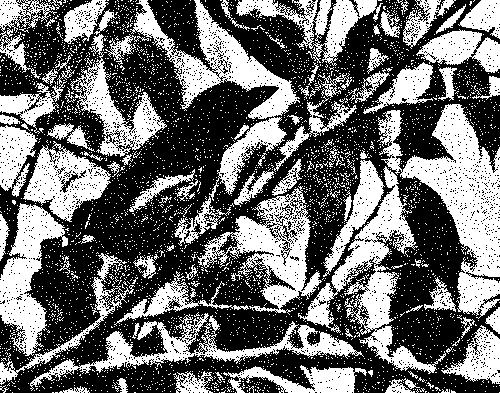
#> input picture project/luigi/SynthesizedImages/new_img0_1.jpg, 500 x 393 px
$ python -i synthesizer.py   (imports and definitions only)   (older library calls are emulated)
#> lines starting #> are read from the running program, lines starting #| are printed output that depends on the picture; after the words box and inside, x2 and y2 are one past the last pixel; in counts of white or black regions, pixels touching at a corner belong together
from PIL import Image, ImageEnhance, ImageFilter
from skimage import io, data, transform, filters, color, util
import colorsys
import numpy
import math
import random
import ntpath

# Image Synthesis Module
# Functions in this module provide a copy of a image that has been synthesized by one of these functions

# A set of functions that can apply different transformations on an existing image to synthesis a new image

class Synthesizer():
    def get_image_name(self, image_path):
        head, tail = ntpath.split(image_path)
        file_name, extension = tail.split(".")
        return file_name


    # Convert Skimage image to a PIL image
    # [4 lines left out: function skimage_to_pil, not called in this run]

    # Convert PIL image to a Skimage image
    def pil_to_skimage(self, img):
        img.save('cpy.jpg', "JPEG")
        ski_img = io.imread('cpy.jpg', plugin='pil')
        return ski_img

    # Image Synthesis Functions

    # Change contrast, that eventually can return the negative at high enough values
    def change_contrast(self, img, level):
        factor = (259 * (level + 255)) / (255 * (259 - level))
        def contrast(c):
            value = 128 + factor * (c - 128)
            return max(0, min(255, value))
        return img.point(contrast)

    # Range is real numbers greater than 0 to infinity
    def change_brightness(self, img, level):
        brightness = ImageEnhance.Brightness(img)
        return brightness.enhance(level)

    # Flip image over the vertical axis
    def flip_vertical(self, img):
        return img.transpose(Image.FLIP_LEFT_RIGHT)

    # Flip image over the horizontal axis
    def flip_horizontal(self, img):
        return img.transpose(Image.FLIP_TOP_BOTTOM)

    # Flip image over both axis
    def flip_diagonal(self, img):
        imgcpy = img.transpose(Image.FLIP_TOP_BOTTOM)
        return imgcpy.transpose(Image.FLIP_LEFT_RIGHT)

    # By passing a new_size we have to consider that it may be under, which we technically don't want as we would just be
    # creating copies of the image based on the code below
    # Need to consider checking for size before this function if we choose to randomize the values,
    # or else we'll end up with alot of doubles
    # [11 lines left out: function pad_image, not called in this run]

    # Skew image using some math
    def skew_image(self, img, angle):

        width, height = img.size
        #print(img.size)
        #print(angle)

        # Get the width that is to be added to the image based on the angle of skew
        xshift = math.tan(abs(angle)) * height
        new_width = width + int((xshift))

        if(new_width < 0):
            return img

        # Apply transform
        img = img.transform((new_width, height), Image.AFFINE,
                (1, angle, -xshift if angle > 0 else 0, 0, 1, 0), Image.BICUBIC)

        return img

    # Seam carve image
    def seam_carve_image(self, img):

        # Convert to skimage image
        img = self.pil_to_skimage(img)

        # Energy Map, used to determine which pixels will be removed
        eimg = filters.sobel(color.rgb2gray(img))

        # (Width, Height)
        img_Dimensions = img.shape

        # Squish width if width >= height, squish height if height > width
        if(img_Dimensions[0] >= img_Dimensions[1]):
            mode = 'vertical'
        else:
            mode = 'horizontal'

        # Number of seams to be removed, need to determine best way to randomize
        num_seams = 15

        # Number of pixels to keep along the outer edges
        border = 10

        img = transform.seam_carve(img, eimg, mode, num_seams)

        # Convert back to PIL image
        img = self.skimage_to_pil(img)

        return img

    # Rotate image
    def rotate(self, img, rotation_angle):
        try:
            img_rotated = img.rotate(rotation_angle)
            return img_rotated
        except IOError as e:
            print(e)

    # [30 lines left out: functions scale, crop, white_noise, not called in this run]

    def sharpen(self, img):
        img = img.filter(ImageFilter.SHARPEN)
        return img

    # Apply a smooth filter to the image to smooth edges (blurs)
    def soften(self, img):
        img = img.filter(ImageFilter.SMOOTH)
        return img

    def grayscale(self, img):
        ''' grayscale
        im = Image.open(image_path) # open colour image
        im = im.convert('1') # convert image to black and white
        im.save(output, "JPEG")
        '''

        # black and white
        gray = img.convert('L')
        bw = gray.point(lambda x: 0 if x<128 else 255, '1')
        bw = bw.convert('RGB')
        return bw

    # [14 lines left out: function hue_change, not called in this run]

    # Randomization and Synthesis Functions

    def function_chooser(self, img, num):

        if num == 1:
            level = random.randint(0, 258)
            return self.change_contrast(img, level)

        elif num == 2:
            level = random.uniform(0, 5)
            return self.change_brightness(img, level)

        elif num == 3:
            return self.flip_vertical(img)

        elif num == 4:
            return self.flip_horizontal(img)

        elif num == 5:
            return self.flip_diagonal(img)

        elif num == 6:
            width = random.randint(50, 1200)
            height = random.randint(50, 1200)
            new_size = (width, height)
            return self.pad_image(img, new_size)

        elif num == 7:
            angle = random.uniform(-1,1)
            return self.skew_image(img, angle)

        elif num == 8:
            return self.seam_carve_image(img)

        elif num == 9:
            rotation_angle = random.randint(1, 359)
            return self.rotate(img, rotation_angle)

        elif num == 10:
            scaling_factor = random.uniform(1, 5)
            return self.scale(img, scaling_factor)

        # [4 lines of commented-out code are left out]

        elif num == 11:
            return self.white_noise(img)

        elif num == 12:
            return self.sharpen(img)

        elif num == 13:
            return self.soften(img)

        elif num == 14:
            return self.grayscale(img)

        elif num == 15:
            return self.hue_change(img)

        else:
            print("Didn't find a function that relates to that num...")
            return img

    def randomizer(self, image_path, num_of_images=random.randint(1, 10)):

#> called with image_path = 'SynthesizedImages/new_img0_1.jpg', num_of_images = 7
        io.use_plugin('pil')
        img = Image.open(image_path)
#> img is the input picture: PIL image 500x393 RGB; min 0, max 255, mean 109.4

        print("Number of images to synthesize: " + str(num_of_images))
        for count, images in enumerate(range(num_of_images), 1):

            print("Image: " + str(count))
            imgcpy = img
            # The number of transformations that will be applied
            num_of_operations = random.randint(1,5)
            for operations in range(0, num_of_operations):

                # The transformation function to be applied
                function_num = random.randint(1,15)
                print("Function applied: " + str(function_num))
                imgcpy = self.function_chooser(imgcpy, function_num)
#> in change_contrast, `return img.point(contrast)`: returned value: PIL image 500x393 RGB; 42.7% white; 3922 white regions (3828 under 20 px), largest, box (x1, y1, x2, y2) and area: (377, 104, 500, 319) 9828, (130, 0, 300, 201) 7414, (298, 166, 446, 374) 6602

            # FILE NAME ASSUMES WINDOWS OS...
            file_name = "./SynthesizedImages/new_" + self.get_image_name(image_path) +"_" +str(count) + ".jpg"
            imgcpy.save(file_name, "JPEG")
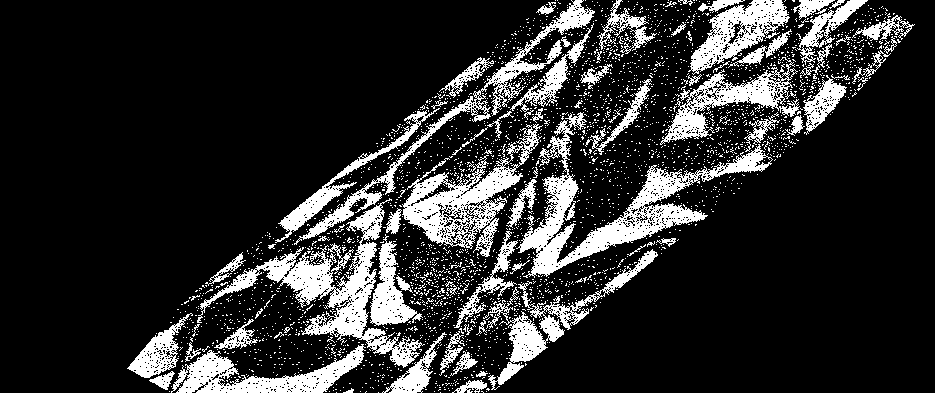
#> saved as new_new_img0_1_1.jpg: PIL image 935x393 RGB; 17.6% white; 3023 white regions (2941 under 20 px), largest, box (x1, y1, x2, y2) and area: (516, 112, 773, 278) 8222, (197, 198, 425, 368) 7283, (402, 124, 543, 257) 5485

#> (the run stopped early here; a loop or call above may not have finished)
